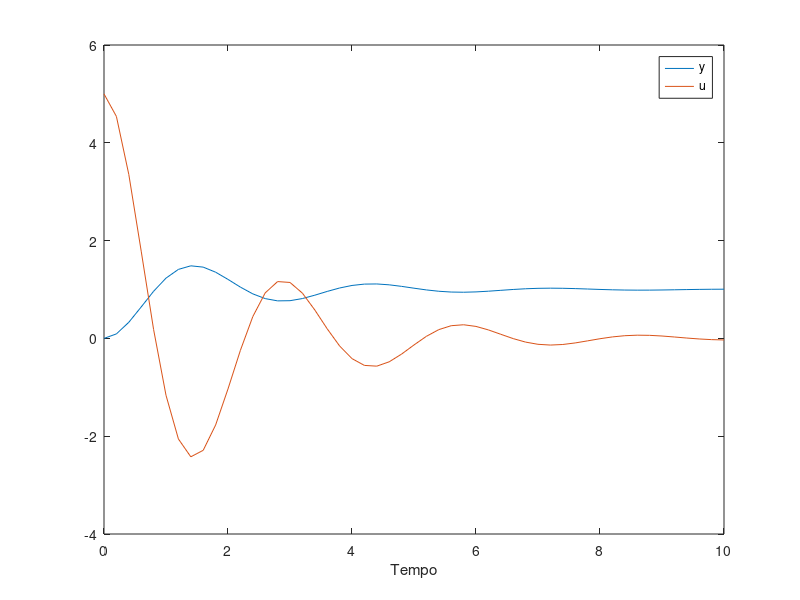
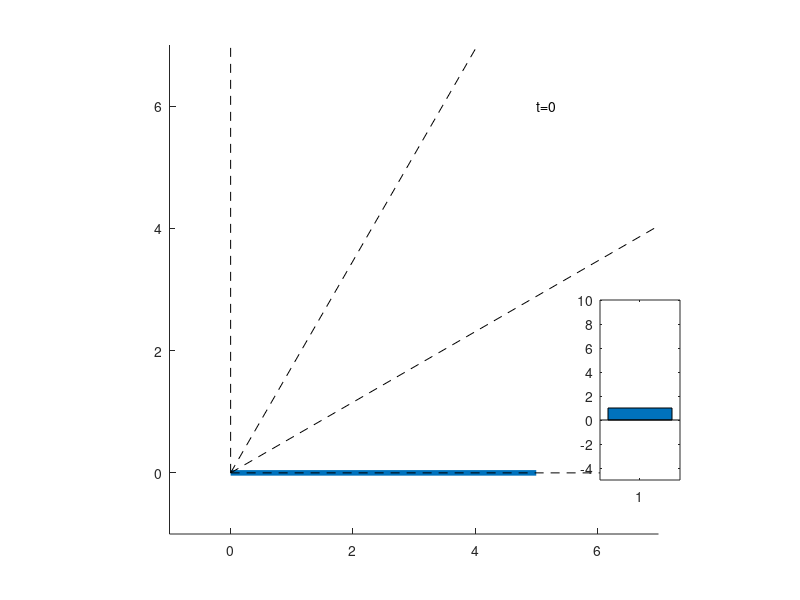

Source code (MATLAB) for these figures, in order: (Note: this script raises an error after producing the figures.)
G = tf(1,[1 1 0]);
Gc = 5;
T = [0:0.2:10];
[y,t] = step(feedback(G*Gc,1),T); 
[u,t] = step(feedback(Gc,G),T); 

plot(t,y,t,u);
xlabel('Tempo');
legend('y','u')

f=figure;
ax1 = axes('Parent',f);
l = line([0 5],[0 0]);
ht = text(5,6,'t=0');
set(l,'Linewidth',4);
axis equal;
set(ax1,'XLim',[-1 7]);
set(ax1,'YLim',[-1 7]);

ax2 = axes('Parent',f,'Units','normalized','Position',[0.75 0.2 0.1 0.3]);
b = bar(1)
set(ax2,'XLim',[-0 2])
set(ax2,'YLim',[-5 10])

set(f,'CurrentAxes',ax1);

for i=1:4
    ang = 30 * (i-1);
    l_grid(i) = line([0 10*cosd(ang)],[0 10*sind(ang)]);
    set(l_grid(i),'LineStyle','--','Color','k');
end;

v = VideoWriter('newfile.avi');
open(v)
for i=1:length(t)
    ang = 60 * y(i);
    set(l,'XData',[0 5*cosd(ang)]);
    set(l,'YData',[0 5*sind(ang)]);
    set(ht,'String',['t=',num2str(t(i),2)],'Visible','on');
    set(b,'YData',u(i)*5);
    frame = getframe(gcf);
    writeVideo(v,frame)
end;
close(v)

    

 